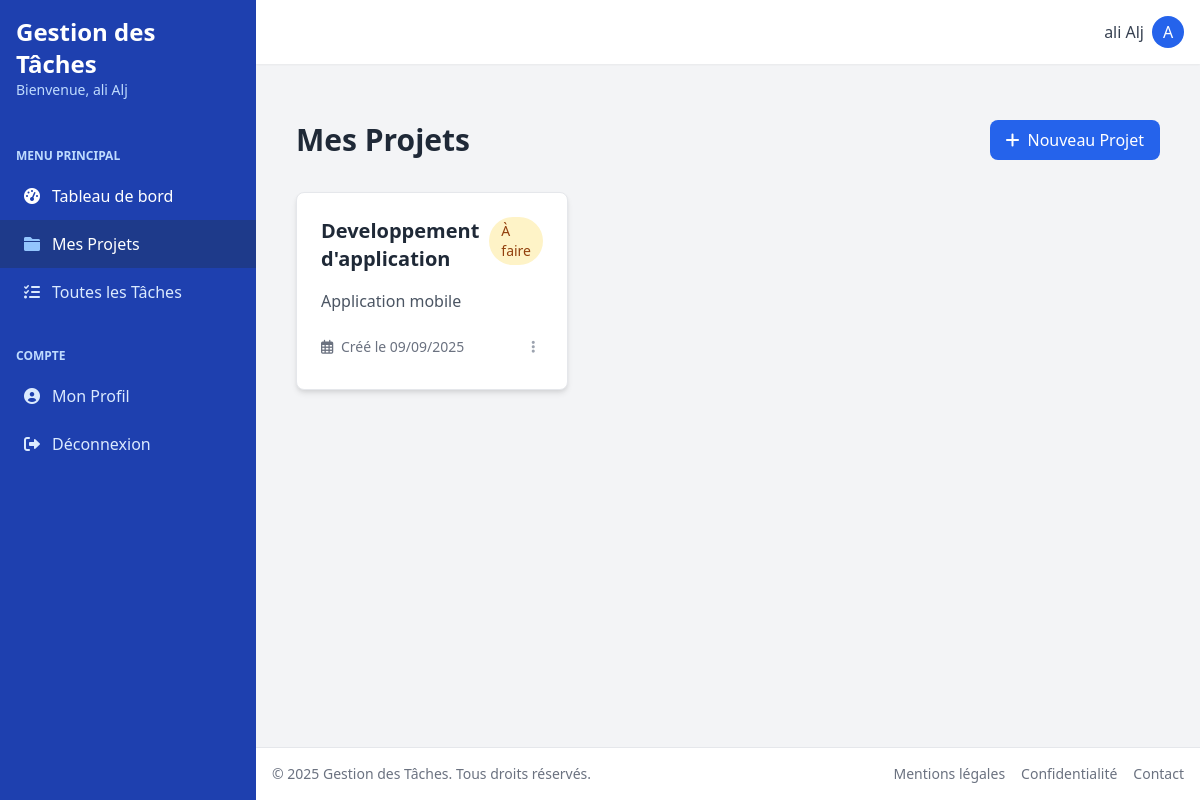
The page /projets/ (signed in) on the database as committed earlier.
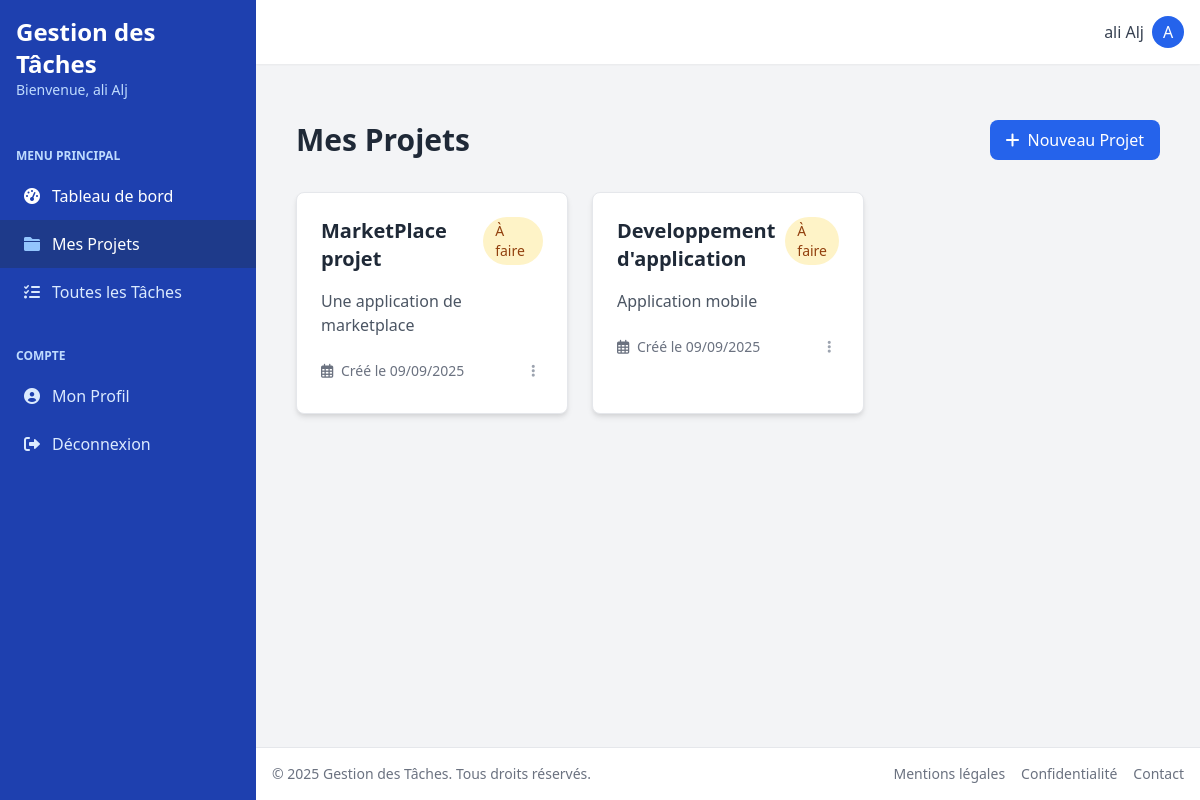
The same page on the database as committed later.
### projects/models.py (models this page shows, shortened)
class Projet(models.Model):
    class StatutProjet(models.TextChoices):
        A_FAIRE = 'a_faire', _('À faire')
        EN_COURS = 'en_cours', _('En cours')
        TERMINE = 'termine', _('Terminé')
    titre = models.CharField(_('titre'), max_length=200)
    description = models.TextField(_('description'), blank=True)
    statut = models.CharField(
        _('statut'),
        max_length=10,
        choices=StatutProjet.choices,
        default=StatutProjet.A_FAIRE
    )
    proprietaire = models.ForeignKey(
        settings.AUTH_USER_MODEL,
        on_delete=models.CASCADE,
        related_name='projets',
        verbose_name=_('propriétaire')
    )
    date_creation = models.DateTimeField(_('date de création'), auto_now_add=True)
    date_mise_a_jour = models.DateTimeField(_('date de mise à jour'), auto_now=True)
    class Meta:
        verbose_name = _('projet')
        verbose_name_plural = _('projets')
        ordering = ['-date_creation']

### projects/views.py (the view)
# urls.py: path('', views.liste_projets, name='liste'),
@login_required
def liste_projets(request):
    projets = Projet.objects.filter(proprietaire=request.user).order_by('-date_creation')
    return render(request, 'projects/liste.html', {'projets': projets})

### rbac/context_processors.py (called while the page is built)
def user_permissions(request):
    if not hasattr(request, 'user') or not request.user.is_authenticated:
        return {}
    def has_perm(permission_codename):
        return user_has_permission(request.user, permission_codename)
    def has_role(role_name):
        return user_has_role(request.user, role_name)
    return {
        'has_perm': has_perm,
        'has_role': has_role,
        'is_admin': request.user.is_superuser or has_role('admin'),
    }

### templates/projects/liste.html (shortened to what this page needs)
{% extends 'base.html' %}
{% load static %}
{% block content %}
<div class="container mx-auto px-4 py-8">
    <div class="flex justify-between items-center mb-8">
        <h1 class="text-3xl font-bold text-gray-800">Mes Projets</h1>
        <a href="{% url 'projects:creer' %}"
           class="bg-blue-600 hover:bg-blue-700 text-white px-4 py-2 rounded-lg flex items-center">
            <i class="fas fa-plus mr-2"></i>
            Nouveau Projet
        </a>
    </div>
    <div class="grid grid-cols-1 md:grid-cols-2 lg:grid-cols-3 gap-6">
        {% for projet in projets %}
        <div class="bg-white rounded-lg shadow-md border border-gray-200 hover:shadow-lg transition-shadow duration-300">
            <div class="p-6">
                <div class="flex justify-between items-start mb-4">
                    <h2 class="text-xl font-semibold text-gray-800">
                        <a href="{% url 'projects:detail' projet.id %}" class="hover:text-blue-600 transition-colors">
                            {{ projet.titre }}
                        </a>
                    </h2>
                    <span class="inline-flex items-center px-3 py-1 rounded-full text-sm font-medium
                                {% if projet.statut == 'a_faire' %}bg-yellow-100 text-yellow-800
                                {% elif projet.statut == 'en_cours' %}bg-blue-100 text-blue-800
                                {% else %}bg-green-100 text-green-800{% endif %}">
                        {{ projet.get_statut_display }}
                    </span>
                </div>
                <p class="text-gray-600 mb-4 line-clamp-3">
                    {{ projet.description|default:"Aucune description fournie." }}
                </p>
                <div class="flex justify-between items-center text-sm text-gray-500">
                    <div>
                        <i class="far fa-calendar-alt mr-1"></i>
                        Créé le {{ projet.date_creation|date:"d/m/Y" }}
                    </div>
                    <div class="dropdown">
                        <button onclick="toggleDropdown('projectListActions-{{ projet.id }}', event)"
                                class="dropdown-toggle text-gray-400 hover:text-gray-600">
                            <i class="fas fa-ellipsis-v"></i>
                        </button>
                    </div>
                </div>
            </div>
        </div>
        {% endfor %}
    </div>
</div>
{% endblock %}

Rows that differ between the two databases and show on the page:
added Projet: titre "MarketPlace projet", statut "À faire", description "Une application de marketplace", date_creation "09/09/2025"
